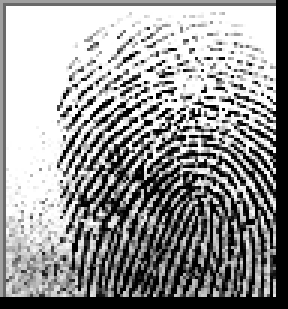
#> input picture HCSDLDPT-main/Original Images/10__M_Left_index_finger.png, 96 x 103 px, found by its file name (shown 3 times larger); its folder holds 4 pictures in this run
$ python binary.py
#> lines starting #> are read from the running program, lines starting #| are printed output that depends on the picture; after the words box and inside, x2 and y2 are one past the last pixel; in counts of white or black regions, pixels touching at a corner belong together
import cv2
import os
from PIL import Image
# Đường dẫn đến thư mục chứa ảnh
folder_path = 'Original Images'
# Đường dẫn đến thư mục lưu ảnh nhị phân
output_folder_path = 'Changes Images'

# Tạo thư mục lưu ảnh nhị phân nếu chưa tồn tại
if not os.path.exists(output_folder_path):
    os.makedirs(output_folder_path)
def binarize_image_gray(image_path):
    # Đọc ảnh xám
    gray_image = cv2.imread(image_path, cv2.IMREAD_GRAYSCALE)
#> gray_image is the input picture: shape (103, 96); min 0, max 255, mean 151.9

    # Làm mịn ảnh với bộ lọc Gaussian
    blurred_image = cv2.GaussianBlur(gray_image, (1, 1), 0)  # Thay đổi kích thước kernel ở đây

    # Chuyển ảnh sang ảnh nhị phân với ngưỡng cố định
    _, binary_image = cv2.threshold(blurred_image, 150, 255, cv2.THRESH_BINARY)
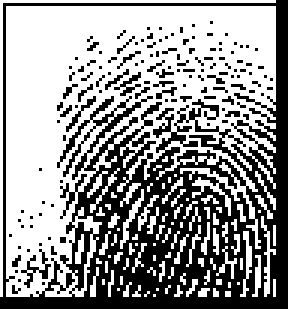
#> binary_image: shape (103, 96) (shown 3 times larger); 58.8% white; 131 black regions (127 under 20 px), largest, box (x1, y1, x2, y2) and area: (0, 0, 96, 103) 3651, (7, 83, 17, 96) 36, (38, 24, 47, 32) 24, (22, 32, 32, 44) 22

    return binary_image

# Lặp qua tất cả các tệp trong thư mục ảnh
for filename in os.listdir(folder_path):
    if filename.endswith('.jpg') or filename.endswith('.png'):
        # Đường dẫn đến tệp ảnh
        image_path = os.path.join(folder_path, filename)

        # Nhị phân hóa ảnh
        binary_image = binarize_image_gray(image_path)

        # Lưu ảnh nhị phân vào thư mục đầu ra
        output_path = os.path.join(output_folder_path, filename)
        cv2.imwrite(output_path, binary_image)
#> pass 2 of the loop `for filename in os.listdir(folder_path):`:
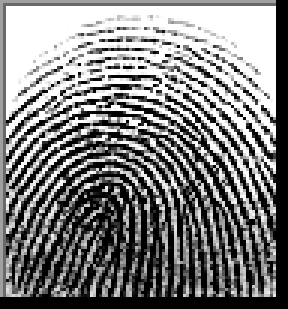
#> input picture HCSDLDPT-main/Original Images/10__M_Left_middle_finger.png, 96 x 103 px, found by its file name (shown 3 times larger)
#> in binarize_image_gray, gray_image is the input picture: shape (103, 96); min 0, max 255, mean 127.1
#> in binarize_image_gray (call 2), `_, binary_image = cv2.threshold(blurred_image, 150, 255, cv2.THRESH_BI..`:
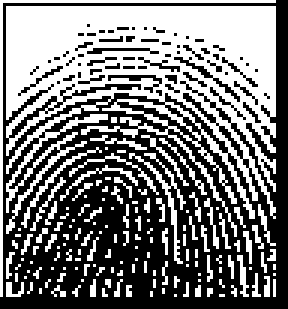
#> binary_image: shape (103, 96) (shown 3 times larger); 47.2% white; 146 white regions (133 under 20 px), largest, box (x1, y1, x2, y2) and area: (2, 2, 92, 79) 3442, (0, 0, 92, 99) 190, (43, 51, 62, 88) 93
#> pass 3 of the loop `for filename in os.listdir(folder_path):`:
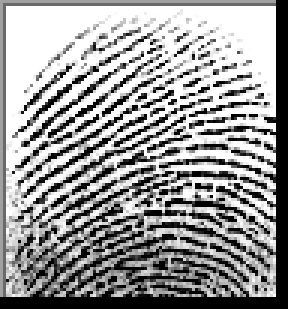
#> input picture HCSDLDPT-main/Original Images/10__M_Left_thumb_finger.png, 96 x 103 px, found by its file name (shown 3 times larger)
#> in binarize_image_gray, gray_image is the input picture: shape (103, 96); min 0, max 255, mean 153.6
#> in binarize_image_gray (call 3), `_, binary_image = cv2.threshold(blurred_image, 150, 255, cv2.THRESH_BI..`:
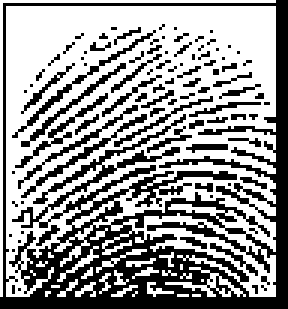
#> binary_image: shape (103, 96) (shown 3 times larger); 59.3% white; 93 black regions (78 under 20 px), largest, box (x1, y1, x2, y2) and area: (0, 0, 96, 103) 2922, (4, 10, 52, 46) 96, (7, 38, 49, 66) 89
#> the loop made 4 passes; the first 3 are shown

print("Hoàn thành quá trình nhị phân hóa ảnh.")
